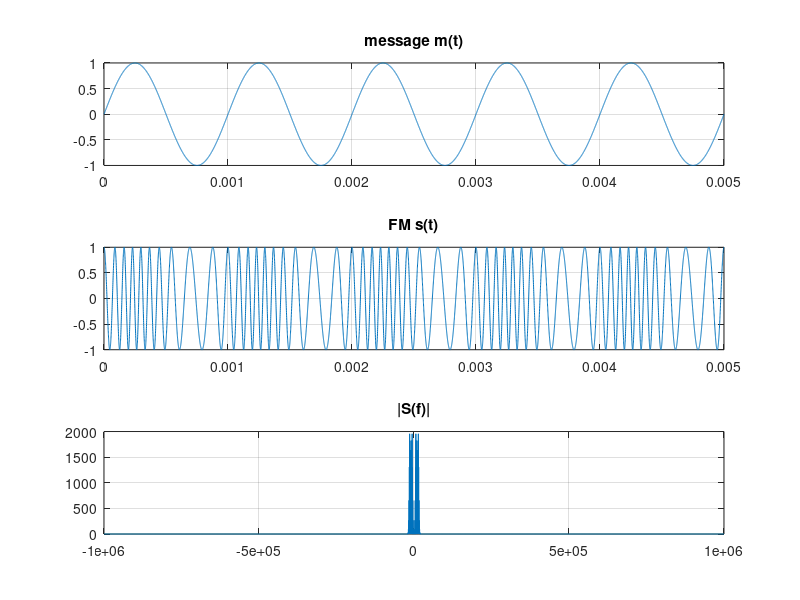

This figure's MATLAB source:
clc; clear all; close all;
t = 0:0.5*10^(-6):0.005;
mt = sin(2*pi*1000*t);
int_mt = cumtrapz(t, mt);
st = cos(2*pi*10000*t + 2*pi*5000*int_mt); 
Sf = fftshift(fft(st));
f = linspace(-1e6, 1e6, length(Sf)); 
subplot(311), plot(t, mt), grid, title('message m(t)');
subplot(312), plot(t, st), grid, title('FM s(t)');
subplot(313), plot(f, abs(Sf)), grid, title('|S(f)|');